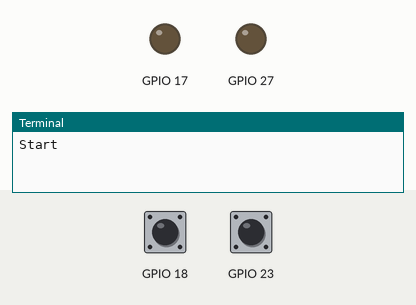
The program below on a simulated Raspberry Pi (BCM pin numbers). Parts: output pins drawn as LEDs (lit = HIGH), the last lines printed to the terminal. The inputs (shaded band) are chosen by the test bench; at power-on: GPIO 18 HIGH, GPIO 23 HIGH.

Above: at 1.2 s.
1.3 s: GPIO 18 pulled LOW for 0.15 s
At 3.1 s:
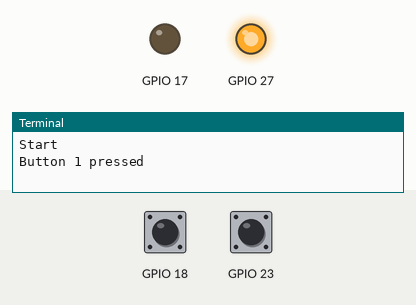
3.5 s: GPIO 23 pulled LOW for 0.15 s
At 4.6 s:
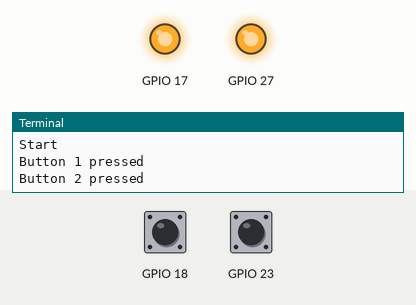
5.5 s: GPIO 18 pulled LOW for 1 s
At 7.4 s:
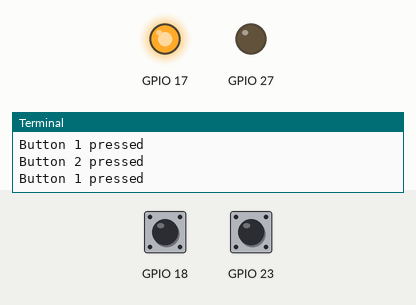
8.0 s: GPIO 18 pulled LOW for 3.2 s
At 8.9 s:
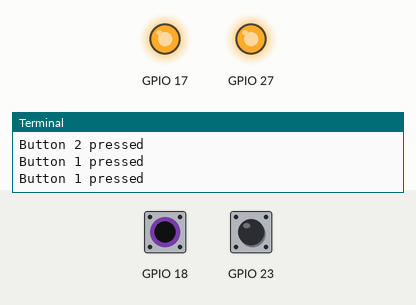
12.7 s: GPIO 23 pulled LOW for 1 s
At 13.9 s:
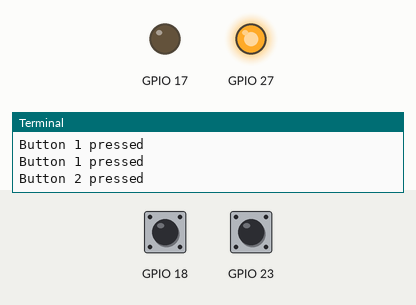
Timing chart, 0 to 15.7 s (numbered marks = the images above; inputs shaded):
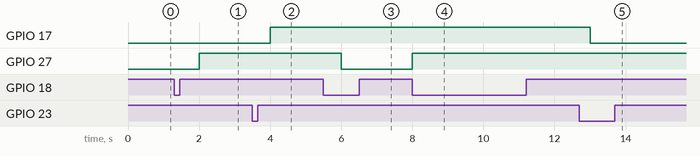

The program:

button_2.py
```python
import RPi.GPIO as GPIO
import time

GPIO.setmode(GPIO.BCM)

#if you do not have the input pin connected to anything, it will 'float'
#In other words, the value that is read in is undefined because it is
#not connected to anything until you press a button or switch. It will
#probably change value a lot as a result of receiving mains interference
#
#To get round this, we use a pull up or a pull down resistor. In this
#way, the default value of the input can be set. It is possible to have
#pull up/down resistors in hardware and using software.
#In hardware, a 10K resistor between the input channel and 3.3V
#(pull-up) or 0V (pull-down) is commonly used. The RPi.GPIO module
#allows you to configure the Broadcom SOC to do this in software:
#
#GPIO.setup(channel, GPIO.IN, pull_up_down=GPIO.PUD_UP)

GPIO.setup(18, GPIO.IN, pull_up_down=GPIO.PUD_UP)
GPIO.setup(23, GPIO.IN, pull_up_down=GPIO.PUD_UP)

GPIO.setup(17, GPIO.OUT)
GPIO.setup(27, GPIO.OUT)

state17 = False
state27 = False

try:
	print("Start")
	GPIO.add_event_detect(18, GPIO.FALLING)
	GPIO.add_event_detect(23, GPIO.FALLING)
	while True:
		time.sleep(1)
		if GPIO.event_detected(18):
			print("Button 1 pressed")
			state27 = not state27
			GPIO.output(27, state27)
		if GPIO.event_detected(23):
			print("Button 2 pressed")
			state17 = not state17
			GPIO.output(17, state17)

except KeyboardInterrupt:
	print("GPIO cleanup")

finally:
	#GPIO.remove_event_detect(18)
	#GPIO.remove_event_detect(23)
	GPIO.cleanup()
```

Measured:
- after the input at 1.3 s, GPIO 27: LOW → HIGH after 0.70 s
- after the input at 3.5 s, GPIO 17: LOW → HIGH after 0.50 s
- after the input at 5.5 s, GPIO 27: HIGH → LOW after 0.50 s
- after the input at 8.0 s, GPIO 27: LOW → HIGH at once
- after the input at 12.7 s, GPIO 17: HIGH → LOW after 0.30 s
